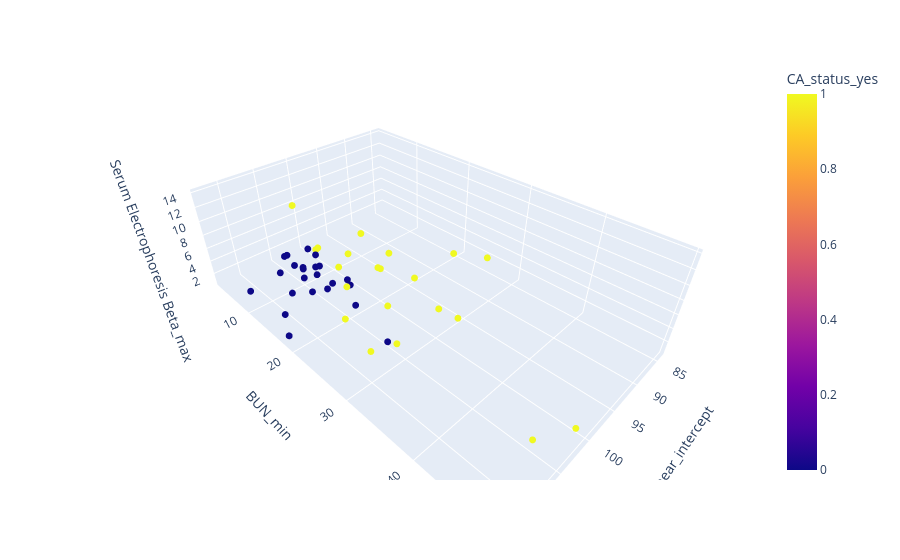

Notebook source saved alongside this figure:
### Markdown cell above
## 3D scatter

### Code cell
top3_features = X.columns[svm_set_ranks[selected_run].sorted_features.astype(int)[:3]].values
fig = px.scatter_3d(dataTable, x=top3_features[0], y=top3_features[1], z=top3_features[2],
          color=y_column_Classification)
fig.update_traces(marker_size = 4)
fig.show()

### Figure 1 — Plotly figure (JSON) as saved in the notebook; plotly's stock layout.template omitted (floating-point values rounded to 4 significant figures)
{"data": [{"hovertemplate": "Chloride_linear_intercept=%{x}<br>BUN_min=%{y}<br>Serum Electrophoresis Beta_max=%{z}<br>CA_status_yes=%{marker.color}<extra></extra>", "legendgroup": "", "marker": {"color": [1, 1, 1, 1, 1, 1, 1, 1, 1, 1, 1, 1, 1, 1, 1, 1, 1, 1, 1, 1, 1, 0, 0, 0, 0, 0, 0, 0, 0, 0, 0, 0, 0, 0, 0, 0, 0, 0, 0, 0, 0, 0, 0, 0], "coloraxis": "coloraxis", "size": 4, "symbol": "circle"}, "mode": "markers", "name": "", "scene": "scene", "showlegend": false, "type": "scatter3d", "x": [101.6, 107.5, 104.0, 96.34, 85.76, 99.88, 99.5, 106.6, 96.66, 104.7, 100.3, 92.22, 95.63, 96.06, 96.07, 100.5, 105.8, 91.77, 84.26, 104.5, 93.78, 105, 111.1, 101.7, 100.7, 107.6, 106.0, 102.5, 105.7, 103.2, 103.9, 101.0, 103.3, 104.7, 103.6, 100.2, 106.2, 111.4, 102.9, 100.3, 103.2, 112.6, 104.0, 103.7], "y": [15, 27, 13, 27, 20, 11, 5, 13, 9, 47, 49, 13, 15, 30, 15, 22, 20, 6, 25, 28, 20, 27, 15, 9, 14, 11, 12, 13, 13, 7, 6, 15, 19, 13, 3, 4, 6, 7, 10, 6, 3, 18, 14, 8], "z": [0.6, 1, 7, 0.7, 0.9, 1, 1, 14, 0.8, 1.5, 0.9, 0.7, 0.6, 0.8, 1, 0.7, 0.5, 0.9, 1.8, 0.8, 0.6, 0.8, 1.4, 1.1, 0.8, 0.6, 2.8, 0.6, 0.9, 0.6, 0.8, 0.6, 0.7, 4.4, 0.8, 1, 0.7, 0.8, 0.7, 0.9, 0.8, 0.8, 1, 1.1]}], "layout": {"autosize": true, "coloraxis": {"colorbar": {"title": {"text": "CA_status_yes"}}, "colorscale": [[0, "#0d0887"], [0.1111, "#46039f"], [0.2222, "#7201a8"], [0.3333, "#9c179e"], [0.4444, "#bd3786"], [0.5556, "#d8576b"], [0.6667, "#ed7953"], [0.7778, "#fb9f3a"], [0.8889, "#fdca26"], [1, "#f0f921"]]}, "legend": {"tracegroupgap": 0}, "margin": {"t": 60}, "scene": {"aspectmode": "auto", "aspectratio": {"x": 1.089, "y": 1.769, "z": 0.5192}, "domain": {"x": [0, 1], "y": [0, 1]}, "xaxis": {"title": {"text": "Chloride_linear_intercept"}, "type": "linear"}, "yaxis": {"title": {"text": "BUN_min"}, "type": "linear"}, "zaxis": {"title": {"text": "Serum Electrophoresis Beta_max"}, "type": "linear"}}}}
